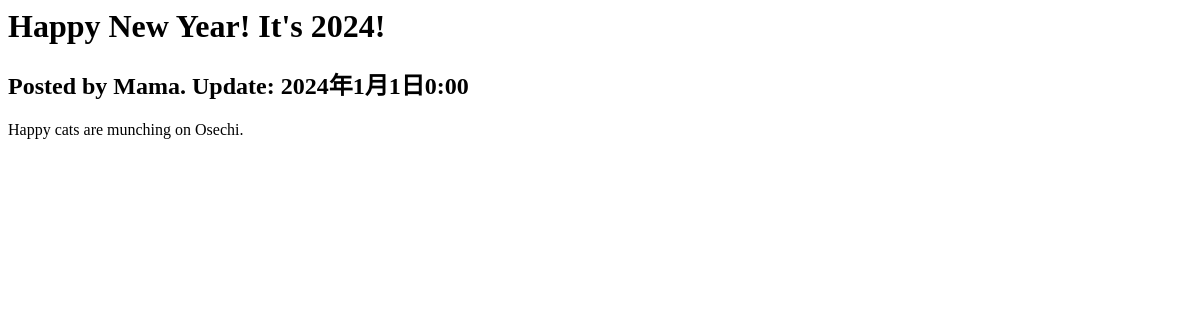
Before: /blogapp/post/3 with the older database file.
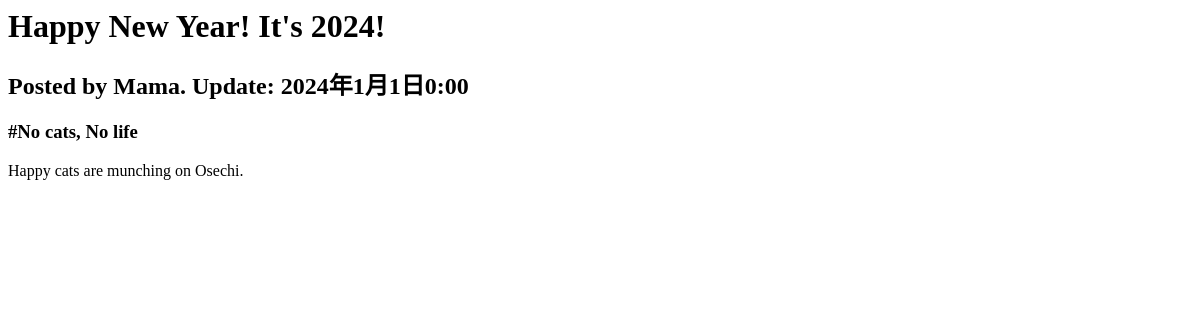
After: the same page with the newer database file.
### blogapp/models.py (models this page shows, shortened)
class Tag(models.Model):
     tag_name = models.CharField(max_length=100)
     posts = models.ManyToManyField(Post, blank=True, related_name="posts_under_tag")

### blogapp/views.py (the view)
# urls.py: path("post/<int:pk>", views.PostDetailView.as_view(), name="post_detail"),
class PostDetailView(generic.DetailView):
    model = Post
    template_name = "blogapp/detail.html"

### blogapp/models.py (called while the page is built)
    def __str__(self):
        return self.name

### blogapp/templates/blogapp/detail.html (shortened to what this page needs)
<body>
    <h1>{{ post.title }}</h1>
    <h2>Posted by {{ post.author }}. Update: {{ post.update_date }}</h2>
    {% if post.tags.all %}
        <h3>
            {% for tag in post.tags.all %}
                #{{ tag.tag_name }}
            {% endfor %}
        </h3>
    {% endif %}
    <p>{{ post.body }}</p>
</body>

Changed rows visible on the page:
added Tag: tag_name "No cats, No life"
